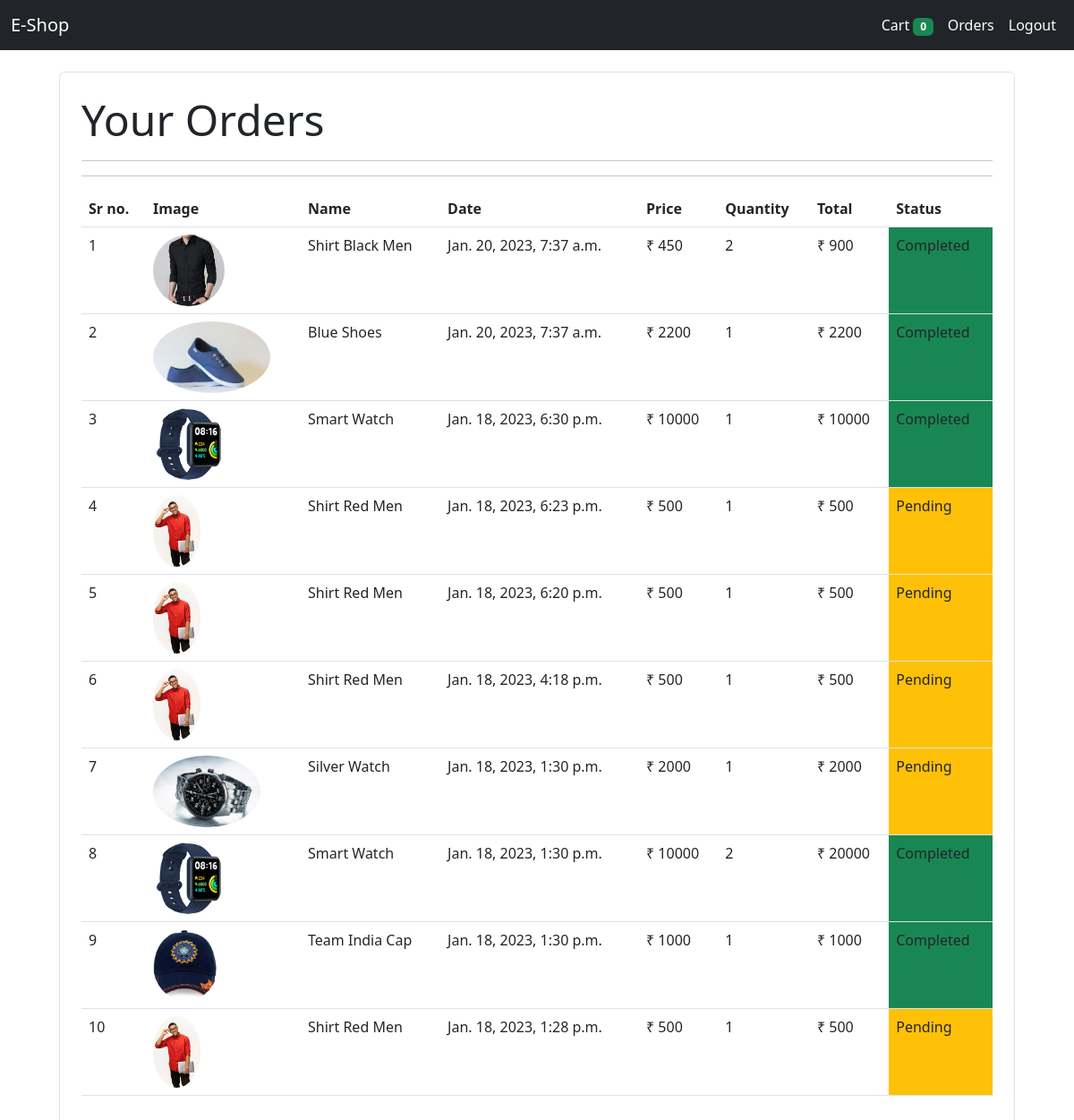
Screenshot of /orders (signed in) with the database file from the repository.
### store/models/orders.py (models this page shows, shortened)
class Order(models.Model):
    product = models.ForeignKey(Product, on_delete=models.CASCADE)
    customer = models.ForeignKey(Customer, on_delete=models.CASCADE)
    quantity = models.IntegerField(default=1)
    price = models.IntegerField()
    address = models.CharField(max_length=50, default='' ,blank=True)
    phone = models.CharField(max_length=10, default='' ,blank=True)
    date = models.DateTimeField(default=datetime.datetime.now)
    status = models.BooleanField(default=False)
    @staticmethod
    def get_orders_by_customer(customer_id):
        return Order.objects.filter(customer = customer_id).order_by('-date')

### store/models/product.py (models this page shows, shortened)
class Product(models.Model):
    name = models.CharField(max_length= 50)
    price = models.IntegerField(default=0)
    category = models.ForeignKey(Categories, on_delete=models.CASCADE, default=1)
    description = models.CharField(max_length=200, default='')
    image = models.ImageField(upload_to='uploads/products/')

### store/middlewares/auth.py (the view)
    def middleware(request):
        print(request.session.get('customer_id'))
        returnurl = request.META['PATH_INFO']
        print(returnurl)
        if not request.session.get('customer_id'):
            return redirect(f'login?return_url={returnurl}')
        response = get_response(request)
        return response

### store/templatetags/custom_filter.py (called while the page is built)
@register.filter(name = 'currency')
def currency(number):
    return "₹ "+str(number)

@register.filter(name = 'multiply')
def multiply(number, number1):
    return number * number1

### store/views.py (called while the page is built)
    def get(self, request):
        customer = request.session.get('customer_id')
        orders = Order.get_orders_by_customer(customer)
        print(orders)
        return render(request, 'orders.html', {'orders':orders})

### store/templates/orders.html
{% extends 'base.html' %}
{% block content %}
{% load cart %}
{% load custom_filter %}
<div class="container">
    <div class="border rounded p-4 m-4">
        <p class="display-5 pl-4 ml-4">Your Orders</p>
        <hr>
        <hr>
        <table class="table">
            <thead>
                <tr>
                    <th>Sr no.</th>
                    <th>Image</th>
                    <th>Name</th>
                    <th>Date</th>
                    <th>Price</th>
                    <th>Quantity</th>
                    <th>Total</th>
                    <th>Status</th>
                </tr>
            </thead>
            <tbody>
                {% for order in orders %}
                <tr>
                    <td>{{forloop.counter}}</td>
                    <td><img src="{{order.product.image}} " class="rounded-circle" style="height: 80px" alt="..."></td>
                    <td>{{order.product.name}}</td>
                    <td>{{order.date}}</td>
                    <td>{{order.price|currency}}</td>
                    <td>{{order.quantity}}</td>
                    <td>{{order.quantity|multiply:order.price|currency}}</td>
                    {% if order.status %}
                        <td class="bg-success">Completed</td>
                    {% else %}
                        <td class="bg-warning">Pending</td>
                    {% endif %}
                </tr>
                {% endfor %}
            </tbody>
        </table>
    </div>
</div>
{% endblock  %}

### store/templates/base.html (shortened to what this page needs)
<!doctype html>
<html lang="en">
  <head>
    <link href="https://cdn.jsdelivr.net/npm/bootstrap@5.2.3/dist/css/bootstrap.min.css" rel="stylesheet">
  </head>
  <body>
    <nav class="navbar navbar-expand-lg navbar-dark bg-dark">
      <div class="container-fluid">
        <a class="navbar-brand" href="/">E-Shop</a>
      <ul class="navbar-nav my-2 my-lg-0">
      {% if request.session.customer_id %}
      <li class="nav-item">
        <a class="nav-link active" aria-current="page" href="/cart">Cart
          <span class="badge bg-success">{{request.session.cart.keys|length}}</span>
        </a>
      </li>
      <li class="nav-item">
        <a class="nav-link active" aria-current="page" href="/orders">Orders</a>
      </li>
      <li class="nav-item">
        <a class="nav-link active" aria-current="page" href="/logout">Logout</a>
      </li>
      {% endif %}
    </ul>
        </div>
    </nav>
    {% block content %}{% endblock  %}
  </body>
</html>

### rows the page displays
Order: product.image (picture), product.name "Shirt Black Men", date "Jan. 20, 2023, 7:37 a.m.", price "₹ 450", quantity "2", quantity|multiply "₹ 900", status "Completed"
Order: product.image (picture), product.name "Blue Shoes", date "Jan. 20, 2023, 7:37 a.m.", price "₹ 2200", quantity "1", quantity|multiply "₹ 2200", status "Completed"
Order: product.image (picture), product.name "Smart Watch", date "Jan. 18, 2023, 6:30 p.m.", price "₹ 10000", quantity "1", quantity|multiply "₹ 10000", status "Completed"
Order: product.image (picture), product.name "Shirt Red Men", date "Jan. 18, 2023, 6:23 p.m.", price "₹ 500", quantity "1", quantity|multiply "₹ 500", status "Pending"
Order: product.image (picture), product.name "Shirt Red Men", date "Jan. 18, 2023, 6:20 p.m.", price "₹ 500", quantity "1", quantity|multiply "₹ 500", status "Pending"
Order: product.image (picture), product.name "Shirt Red Men", date "Jan. 18, 2023, 4:18 p.m.", price "₹ 500", quantity "1", quantity|multiply "₹ 500", status "Pending"
Order: product.image (picture), product.name "Silver Watch", date "Jan. 18, 2023, 1:30 p.m.", price "₹ 2000", quantity "1", quantity|multiply "₹ 2000", status "Pending"
Order: product.image (picture), product.name "Smart Watch", date "Jan. 18, 2023, 1:30 p.m.", price "₹ 10000", quantity "2", quantity|multiply "₹ 20000", status "Completed"
Order: product.image (picture), product.name "Team India Cap", date "Jan. 18, 2023, 1:30 p.m.", price "₹ 1000", quantity "1", quantity|multiply "₹ 1000", status "Completed"
Order: product.image (picture), product.name "Shirt Red Men", date "Jan. 18, 2023, 1:28 p.m.", price "₹ 500", quantity "1", quantity|multiply "₹ 500", status "Pending"

### other values shown
{{ request.session.cart.keys|length }} "0"
